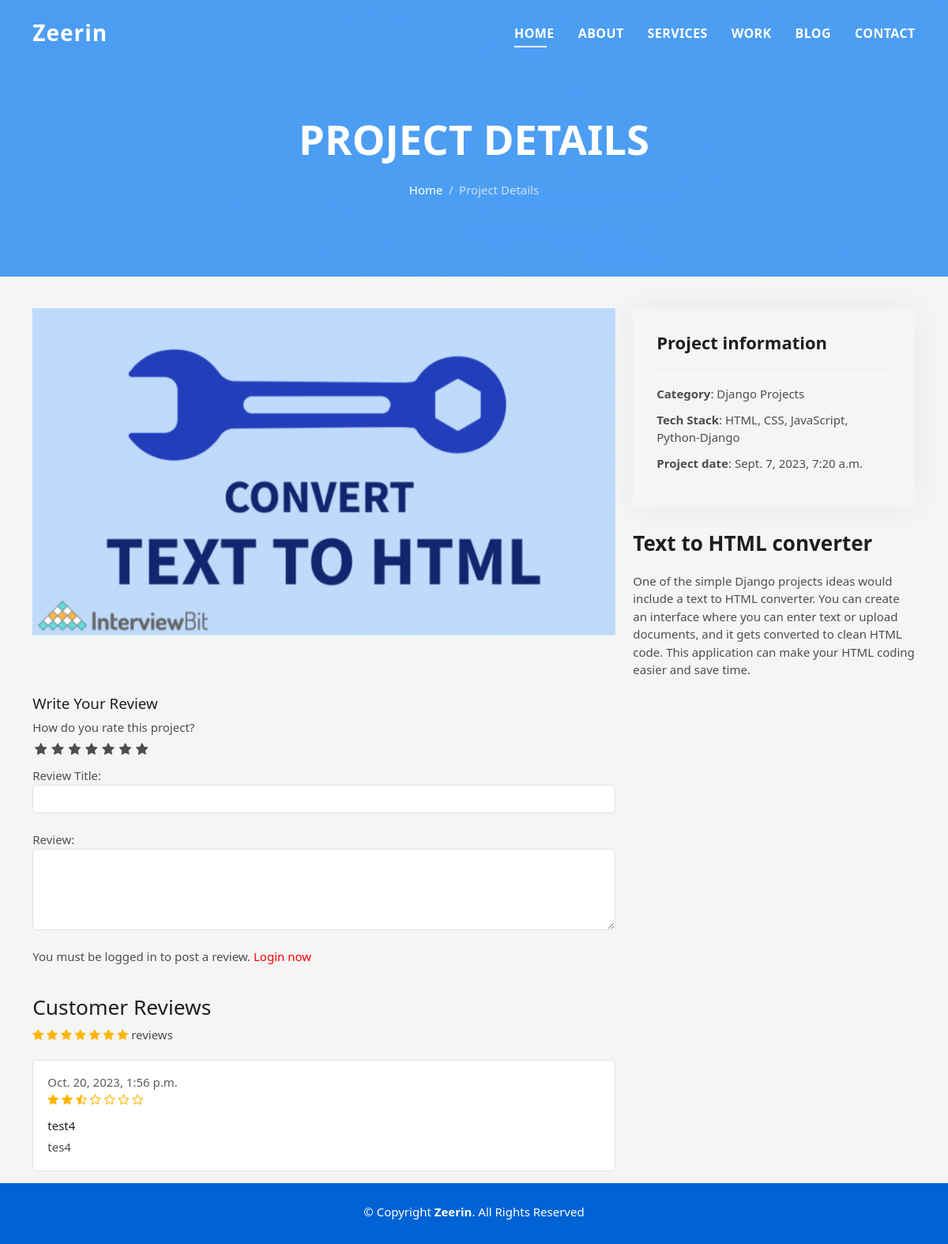
/category/django-projects/text-to-html-converter/, run on the app's committed database.
### portfolio/models.py (models this page shows, shortened)
class Projects(models.Model):
    id = models.IntegerField(primary_key=id)
    project_title = models.CharField(max_length=100, unique=True)
    slug = models.SlugField(max_length=200, unique=True)
    description = models.TextField(max_length=500, blank=True)
    screenshots = models.ImageField(upload_to='projects/')
    technologies_used = models.CharField(max_length=250)
    project_url = models.CharField(max_length=150)
    category = models.ForeignKey(Category, on_delete=models.CASCADE)
    created_date = models.DateTimeField(auto_now_add=True)
    modified_date = models.DateTimeField(auto_now=True)
    class Meta:
        db_table = ''
        managed = True
        verbose_name = 'project'
        verbose_name_plural = 'projects'

class Category(models.Model):
    category_name = models.CharField(max_length = 50, unique = True)
    slug = models.SlugField(max_length= 100, unique = True)
    description = models.TextField(max_length = 255, blank = True)
    cat_image = models.ImageField(upload_to = 'projects/categories', blank = True)
    def __str__(self):
        return self.category_name
    class Meta:
        db_table = ''
        managed = True
        verbose_name = 'category'
        verbose_name_plural = 'categories'

class ReviewRating(models.Model):
    project = models.ForeignKey(Projects, on_delete= models.CASCADE)
    user = models.ForeignKey(User, on_delete=models.CASCADE)
    subject = models.CharField(max_length=100)
    review = models.TextField(max_length=500)
    rating = models.FloatField()
    status = models.BooleanField(default=True)
    created_at = models.DateTimeField(auto_now_add=True)
    updated_at = models.DateTimeField(auto_now=True)

### portfolio/views.py (the view)
# urls.py: path('category/<slug:category_slug>/<slug:project_slug>/', views.project_details, name='project_details'),
def project_details(request, category_slug=None, project_slug=None):
    single_project = Projects.objects.get(slug = project_slug, category__slug = category_slug) # category wise projects
    reviews = ReviewRating.objects.filter(project_id=single_project.id, status=True)
    context = {
        'single_project': single_project,
        'reviews': reviews
    }
    return render(request, 'project_details.html', context)

### templates/project_details.html (shortened to what this page needs)
{% extends 'base.html' %}
{% load static %}
{% block body %}
  <div class="hero hero-single route bg-image" style="background-image: url(assets/img/overlay-bg.jpg)">
    <div class="overlay-mf"></div>
    <div class="hero-content display-table">
      <div class="table-cell">
        <div class="container">
          <h2 class="hero-title mb-4">Project Details</h2>
          <ol class="breadcrumb d-flex justify-content-center">
            <li class="breadcrumb-item">
              <a href="#">Home</a>
            </li>
            <li class="breadcrumb-item active">Project Details</li>
          </ol>
        </div>
      </div>
    </div>
  </div>
  <main id="main">
    <section id="portfolio-details" class="portfolio-details">
      <div class="container">
        <div class="row gy-4">
          <div class="col-lg-8">
            <div class="portfolio-details-slider swiper">
              <div class="swiper-wrapper align-items-center">
                <div class="swiper-slide">
                  <img src="{{ single_project.screenshots.url }}" alt="">
                </div>
              </div>
            </div>
          </div>
          <div class="col-lg-4">
            <div class="portfolio-info">
              <h3>Project information</h3>
              <ul>
                <li><strong>Category</strong>: {{ single_project.category}} </li>
                <li><strong>Tech Stack</strong>: {{ single_project.technologies_used}} </li>
                <li><strong>Project date</strong>: {{ single_project.created_date}} </li>
              </ul>
            </div>
            <div class="portfolio-description">
              <h2>{{ single_project.project_title}}</h2>
              <p>
                {{ single_project.description }}
              </p>
            </div>
          </div>
        </div>
        <div class="row" style="margin-top:20px;">
          <div class="col-md-8">
            <form action="{% url 'submit_review' single_project.id %}" method="POST">
            <h5>Write Your Review</h5>
            <div>
              <label>How do you rate this project?</label>
              <br/>
              <div class="rate">
            /><label for="rating14" title="7"></label>
            /><label for="rating12" title="6"></label>
                /><label for="rating10" title="5"></label>
                /><label for="rating8" title="4"></label>
                /><label for="rating6" title="3"></label>
                /><label for="rating4" title="2"></label>
                /><label for="rating2" title="1"></label>
              </div>
              <br />
            Review Title:
            <input type="text" class="form-control" name="subject" />
            <br />
            Review:
            <textarea name="review" rows="4" class="form-control"></textarea>
            <br />
            {% if user.is_authenticated %}
            <input
              type="submit"
              value="Submit Review"
              class="btn btn-primary"
            />
            {% else %}
            <p>
              You must be logged in to post a review.
              <span><a  style="color:red" href="{% url 'login' %}">Login now</a></span>
            </p>
            {% endif %}
          </div>
        </form>
        <br />
        <header class="section-heading">
          <h3>Customer Reviews</h3>
          <div class="rating-star">
            <span>
              <i
                class="fa fa-star{% if single_product.averageReview < 0.5 %}-o{% elif single_product.averageReview >= 0.5 and single_product.averageReview < 1 %}-half-o {% endif %}"
                aria-hidden="true"
              ></i>
              <i
                class="fa fa-star{% if single_product.averageReview < 1.5 %}-o{% elif single_product.averageReview >= 1.5 and single_product.averageReview < 2 %}-half-o {% endif %}"
                aria-hidden="true"
              ></i>
              <i
                class="fa fa-star{% if single_product.averageReview < 2.5 %}-o{% elif single_product.averageReview >= 2.5 and single_product.averageReview < 3 %}-half-o {% endif %}"
                aria-hidden="true"
              ></i>
              <i
                class="fa fa-star{% if single_product.averageReview < 3.5 %}-o{% elif single_product.averageReview >= 3.5 and single_product.averageReview < 4 %}-half-o {% endif %}"
                aria-hidden="true"
              ></i>
              <i
                class="fa fa-star{% if single_product.averageReview < 4.5 %}-o{% elif single_product.averageReview >= 4.5 and single_product.averageReview < 5 %}-half-o {% endif %}"
                aria-hidden="true"
              ></i>
              <i
                class="fa fa-star{% if single_product.averageReview < 5.5 %}-o{% elif single_product.averageReview >= 5.5 and single_product.averageReview < 6 %}-half-o {% endif %}"
                aria-hidden="true"
              ></i>
              <i
                class="fa fa-star{% if single_product.averageReview < 6.5 %}-o{% elif single_product.averageReview >= 6.5 and single_product.averageReview < 7 %}-half-o {% endif %}"
                aria-hidden="true"
              ></i>
              <span>{{single_product.countReview}} reviews</span>
            </span>
          </div>
        </header>
        {% for review in reviews %}
        <article class="box mb-3">
          <div class="icontext w-100">
            <div class="text">
              <span class="date text-muted float-md-right"
                >{{review.updated_at}}
              </span>
              <div class="rating-star">
                <span>
                  <i
                    class="fa fa-star{% if review.rating == 0.5 %}-half-o{% elif review.rating < 1 %}-o {% endif %}"
                    aria-hidden="true"
                  ></i>
                  <i
                    class="fa fa-star{% if review.rating == 1.5 %}-half-o{% elif review.rating < 2 %}-o {% endif %}"
                    aria-hidden="true"
                  ></i>
                  <i
                    class="fa fa-star{% if review.rating == 2.5 %}-half-o{% elif review.rating < 3 %}-o {% endif %}"
                    aria-hidden="true"
                  ></i>
                  <i
                    class="fa fa-star{% if review.rating == 3.5 %}-half-o{% elif review.rating < 4 %}-o {% endif %}"
                    aria-hidden="true"
                  ></i>
                  <i
                    class="fa fa-star{% if review.rating == 4.5 %}-half-o{% elif review.rating < 5 %}-o {% endif %}"
                    aria-hidden="true"
                  ></i>
                  <i
                    class="fa fa-star{% if review.rating == 5.5 %}-half-o{% elif review.rating < 6 %}-o {% endif %}"
                    aria-hidden="true"
                  ></i>
                  <i
                    class="fa fa-star{% if review.rating == 6.5 %}-half-o{% elif review.rating < 7 %}-o {% endif %}"
                    aria-hidden="true"
                  ></i>
                </span>
              </div>
            </div>
          </div>
          <div class="mt-3">
            <h6>{{review.subject}}</h6>
            <p>{{review.review}}</p>
          </div>
        </article>
        {% endfor %}
            </div>
          </div>
        </div>
    </section>
  </main>
  {% endblock %}

### static/css/custom.css (style rules this page uses)
.rate { display: inline-block;; border: 0; }
.rate > label { float: right; }
.rate > label:before { display: inline-block; font-size: 1.1rem; font-family: FontAwesome; content: "\f005"; margin:0; padding:0.3rem .2rem; cursor: pointer; }
.rating-star i { color: #ffb503 !important; }

### static/css/style.css (style rules this page uses)
body { background-color: #f5f5f5; color: #4e4e4e; }
h1, h2, h3, h4, h5, h6 { color: #1e1e1e; }
a { color: #1e1e1e; text-decoration: none; transition: all 0.5s ease-in-out; }
.bg-image { background-repeat: no-repeat; background-attachment: fixed; background-size: cover; background-position: center center; }
.overlay-mf { background-color: #0078ff; }
.overlay-mf { position: absolute; top: 0; left: 0px; padding: 0; height: 100%; width: 100%; opacity: 0.7; }
.display-table { width: 100%; height: 100%; display: table; }
.table-cell { display: table-cell; vertical-align: middle; }
.hero { height: 100vh; position: relative; color: #fff; }
.hero .hero-content { text-align: center; position: absolute; }
.hero .hero-title { color: #fff; font-weight: 600; font-size: 3rem; }
@media (min-width: 768px) { .hero .hero-title { font-size: 4.5rem; } }
.hero-single { height: 350px; }
.hero-single .hero-content { margin-top: 30px; }
.hero-single .hero-title { text-transform: uppercase; font-size: 3rem; }
@media (min-width: 768px) { .hero-single .hero-title { font-size: 3.5rem; } }
.hero-single .breadcrumb { background-color: transparent; color: #0078ff; }
.hero-single .breadcrumb .breadcrumb-item:before { color: #cde1f8; }
.hero-single .breadcrumb .breadcrumb-item.active { color: #cde1f8; }
.hero-single .breadcrumb a { color: #fff; }
.portfolio-details { padding-top: 40px; }
.portfolio-details .portfolio-details-slider img { width: 100%; }
.portfolio-details .portfolio-info { padding: 30px; box-shadow: 0px 0 30px rgba(78, 78, 78, 0.08); }
.portfolio-details .portfolio-info h3 { font-size: 22px; font-weight: 700; margin-bottom: 20px; padding-bottom: 20px; border-bottom: 1px solid #eee; }
.portfolio-details .portfolio-info ul { list-style: none; padding: 0; font-size: 15px; }
.portfolio-details .portfolio-info ul li+li { margin-top: 10px; }
.portfolio-details .portfolio-description { padding-top: 30px; }
.portfolio-details .portfolio-description h2 { font-size: 26px; font-weight: 700; margin-bottom: 20px; }
.portfolio-details .portfolio-description p { padding: 0; }

### static/css/ui.css (style rules this page uses)
html { font-family: "Inter", sans-serif; font-size: 15px; }
article:after, .form-group:after { display: block; clear: both; content: ""; }
.section-heading { margin-bottom: 20px; margin-top: 15px; }
p:last-child { margin-bottom: 0; }
.icontext { display: inline-flex; align-items: center; vertical-align: middle; }
.icontext .text { width: 100%; line-height: 1.2; }
.box { padding: 18px; background: #fff; border-radius: 0.37rem; border: 1px solid #e4e4e4; }

### data on the page
Projects: screenshots (picture), category "Django Projects", technologies_used "HTML, CSS, JavaScript, Python-Django", created_date "Sept. 7, 2023, 7:20 a.m.", project_title "Text to HTML converter", description "One of the simple Django projects ideas would include a text to HTML converter. You can create an interface where you can enter text or upload documents, and it gets converted to clean HTML code. This application can make your HTML coding easier and save time."
ReviewRating: updated_at "Oct. 20, 2023, 1:56 p.m.", rating 2.5 (drawn), subject "test4", review "tes4"
